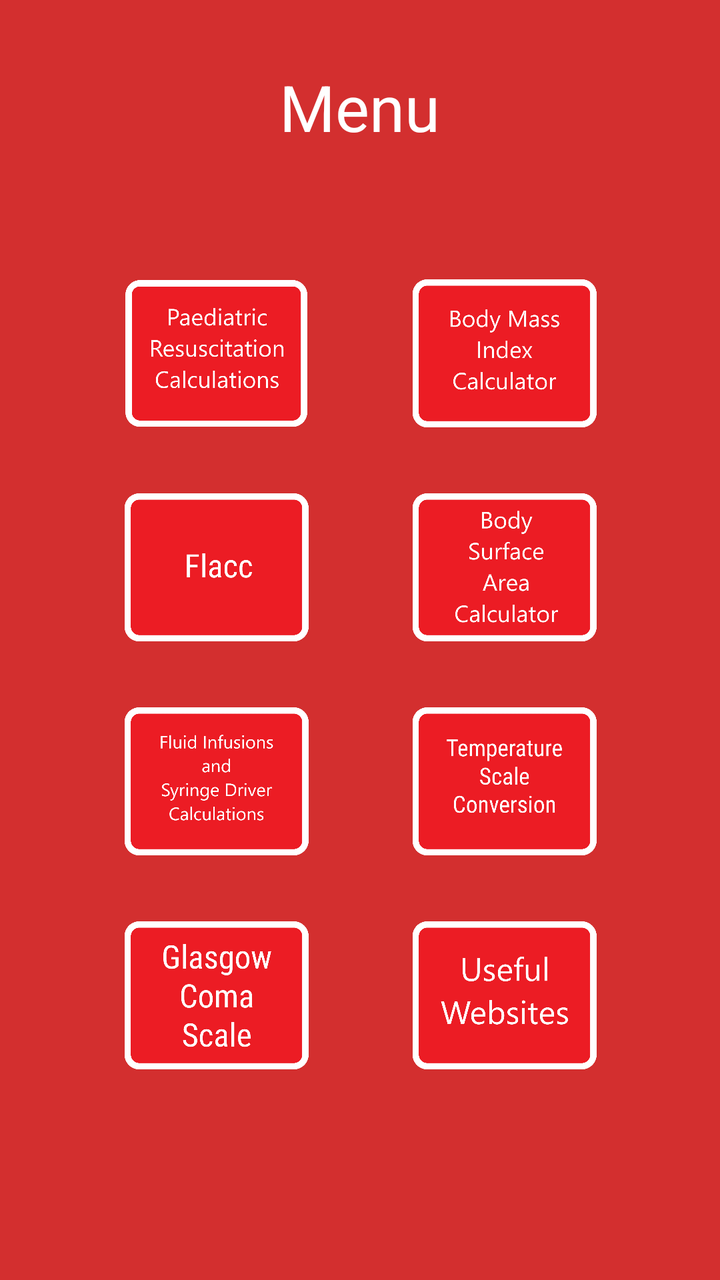
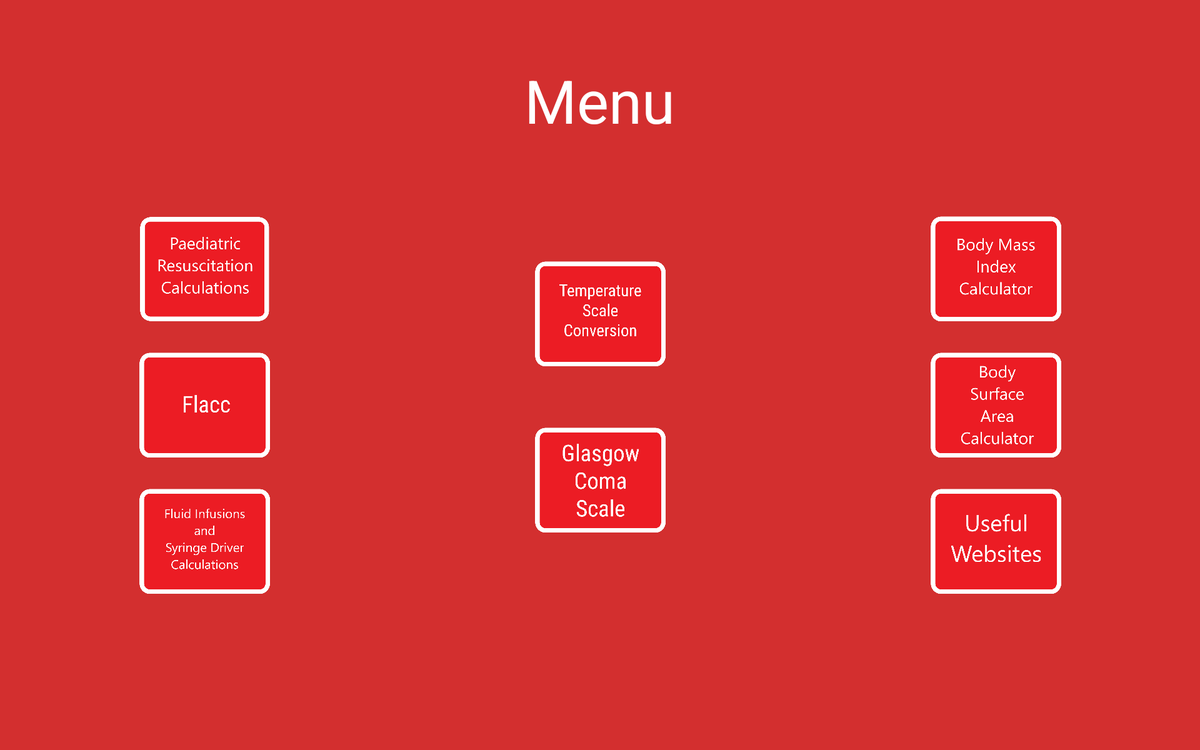

One screen, two layout resources from the same app: the default and the repository's alternative for another configuration. Each is rendered where Android would select it; the XML of both is given below.
<!-- AndroidManifest.xml: application theme AppTheme -->
<!-- res/layout/activity_background.xml -->
<?xml version="1.0" encoding="utf-8"?>
<RelativeLayout xmlns:android="http://schemas.android.com/apk/res/android"
    xmlns:tools="http://schemas.android.com/tools"
    android:orientation="vertical"
    android:layout_width="match_parent"
    android:layout_height="match_parent"
    android:background="@color/colorPrimary">

    <TextView
        android:id="@+id/menu"
        android:layout_width="wrap_content"
        android:layout_height="wrap_content"
        android:text="@string/menu"
        android:layout_centerHorizontal="true"
        android:layout_margin="@dimen/double_default_margin"
        android:textColor="@color/white"
        android:textSize="@dimen/header_text_size"/>


    <ImageView
        android:id= "@+id/calcs_paed"
        android:layout_width="120dp"
        android:layout_height="75dp"
        android:layout_below="@id/menu"
        android:src="@drawable/paed_resus_calcs"
        android:layout_marginTop="@dimen/double_default_margin"
        android:clickable="true"
        android:focusable="true"
        android:layout_marginStart="@dimen/tri_default_margin"
        android:layout_marginLeft="@dimen/tri_default_margin"
        android:contentDescription="@string/paed_calcs_description" />


    <ImageView
        android:id= "@+id/bmi"
        android:layout_width="120dp"
        android:layout_height="75dp"
        android:layout_below="@id/menu"
        android:src="@drawable/bmi_calculator"
        android:layout_marginTop="@dimen/double_default_margin"
        android:clickable="true"
        android:focusable="true"
        android:layout_marginEnd="@dimen/tri_default_margin"
        android:layout_marginRight="@dimen/tri_default_margin"
        android:layout_alignParentEnd="true"
        android:layout_alignParentRight="true"
        android:contentDescription="@string/paed_calcs_description_bmi" />

    <ImageView
        android:id= "@+id/flacc"
        android:layout_width="120dp"
        android:layout_height="75dp"
        android:layout_below="@id/calcs_paed"
        android:src="@drawable/flacc"
        android:layout_marginTop="@dimen/double_default_margin"
        android:clickable="true"
        android:focusable="true"
        android:layout_marginStart="@dimen/tri_default_margin"
        android:layout_marginLeft="@dimen/tri_default_margin"
        android:contentDescription="@string/abg_description" />



    <ImageView
        android:id="@+id/fluids"
        android:layout_width="120dp"
        android:layout_height="75dp"
        android:layout_below="@id/flacc"
        android:layout_marginStart="@dimen/tri_default_margin"
        android:layout_marginLeft="@dimen/tri_default_margin"
        android:layout_marginTop="@dimen/double_default_margin"
        android:contentDescription="@string/fluids_description"
        android:clickable="true"
        android:focusable="true"
        android:src="@drawable/fluids"
        tools:ignore="RedundantDescriptionCheck" />

    <ImageView
        android:id= "@+id/body_surface"
        android:layout_width="120dp"
        android:layout_height="75dp"
        android:layout_below="@id/bmi"
        android:src="@drawable/body_surface_area"
        android:layout_marginTop="@dimen/double_default_margin"
        android:clickable="true"
        android:focusable="true"
        android:layout_marginEnd="@dimen/tri_default_margin"
        android:layout_marginRight="@dimen/tri_default_margin"
        android:layout_alignParentEnd="true"
        android:layout_alignParentRight="true"
        android:contentDescription="@string/paed_calcs_description_bsa" />

    <ImageView
        android:id="@+id/gcs_view"
        android:layout_width="120dp"
        android:layout_height="75dp"
        android:layout_below="@id/fluids"
        android:layout_marginStart="@dimen/tri_default_margin"
        android:layout_marginLeft="@dimen/tri_default_margin"
        android:layout_marginTop="@dimen/double_default_margin"
        android:contentDescription="@string/gcs_text"
        android:clickable="true"
        android:focusable="true"
        android:src="@drawable/gcs" />

    <ImageView
        android:id="@+id/temp_conversion"
        android:layout_width="120dp"
        android:layout_height="75dp"
        android:layout_below="@id/body_surface"
        android:layout_alignParentEnd="true"
        android:layout_alignParentRight="true"
        android:layout_marginTop="@dimen/double_default_margin"
        android:layout_marginEnd="@dimen/tri_default_margin"
        android:layout_marginRight="@dimen/tri_default_margin"
        android:clickable="true"
        android:focusable="true"
        android:src="@drawable/temperature_scale_conversion"
        tools:ignore="SpeakableTextPresentCheck" />

    <ImageView
        android:id="@+id/websites"
        android:layout_width="120dp"
        android:layout_height="75dp"
        android:layout_below="@id/temp_conversion"
        android:layout_alignParentEnd="true"
        android:layout_alignParentRight="true"
        android:layout_marginEnd="@dimen/tri_default_margin"
        android:layout_marginRight="@dimen/tri_default_margin"
        android:layout_marginTop="@dimen/double_default_margin"
        android:contentDescription="@string/websites_description"
        android:clickable="true"
        android:focusable="true"
        android:src="@drawable/websites" />

</RelativeLayout>
<!-- resources referenced by this layout -->
<resources>
  <color name="colorPrimary">#D32F2F</color>
  <color name="white">#ffffff</color>
  <dimen name="double_default_margin">32dp</dimen>
  <dimen name="header_text_size">32sp</dimen>
  <dimen name="tri_default_margin">48dp</dimen>
  <!-- drawable bmi_calculator: png bitmap (drawable, 42238 bytes) -->
  <!-- drawable body_surface_area: png bitmap (drawable, 44919 bytes) -->
  <!-- drawable flacc: png bitmap (drawable, 16703 bytes) -->
  <!-- drawable fluids: png bitmap (drawable, 32786 bytes) -->
  <!-- drawable gcs: png bitmap (drawable, 46709 bytes) -->
  <!-- drawable paed_resus_calcs: png bitmap (drawable, 49445 bytes) -->
  <!-- drawable temperature_scale_conversion: png bitmap (drawable, 41380 bytes) -->
  <!-- drawable websites: png bitmap (drawable, 36591 bytes) -->
  <string name="abg_description">abg</string>
  <string name="fluids_description">fluids</string>
  <string name="gcs_text">Glasgow Coma Scale</string>
  <string name="menu">Menu</string>
  <string name="paed_calcs_description">Paed calcs description</string>
  <string name="paed_calcs_description_bmi">paed calcs description bmi</string>
  <string name="paed_calcs_description_bsa">Paed calcs description bsa</string>
  <string name="websites_description">useful websites</string>
  <style name="AppTheme" parent="Theme.AppCompat.Light.NoActionBar">
          
          <item name="colorPrimary">@color/colorPrimary</item>
          <item name="colorPrimaryDark">@color/colorPrimaryDark</item>
          <item name="colorAccent">@color/colorAccent</item>
      </style>
  <color name="colorPrimaryDark">#B71C1C</color>
  <color name="colorAccent">#F44336</color>
</resources>
<!-- res/layout-xlarge/activity_background.xml (the repository's variant of the layout above) -->
<!-- drawn on a large tablet held sideways -->
<?xml version="1.0" encoding="utf-8"?>
<RelativeLayout xmlns:android="http://schemas.android.com/apk/res/android"
    xmlns:tools="http://schemas.android.com/tools"
    android:orientation="vertical"
    android:layout_width="match_parent"
    android:layout_height="match_parent"
    android:background="@color/colorPrimary">

    <TextView
        android:id="@+id/menu"
        android:layout_width="wrap_content"
        android:layout_height="wrap_content"
        android:layout_centerHorizontal="true"
        android:layout_margin="@dimen/double_default_margin_xlarge"
        android:layout_marginStart="@dimen/double_default_margin_large"
        android:layout_marginLeft="@dimen/double_default_margin_large"
        android:layout_marginTop="@dimen/double_default_margin_large"
        android:layout_marginEnd="@dimen/double_default_margin_large"
        android:layout_marginRight="@dimen/double_default_margin_large"
        android:layout_marginBottom="@dimen/double_default_margin_large"
        android:text="@string/menu"
        android:textColor="@color/white"
        android:textSize="@dimen/header_text_size_xlarge" />


    <ImageView
        android:id= "@+id/calcs_paed"
        android:layout_width="@dimen/link_width_large"
        android:layout_height="@dimen/link_height_large"
        android:layout_below="@id/menu"
        android:src="@drawable/paed_resus_calcs"
        android:layout_marginTop="@dimen/default_margin"
        android:clickable="true"
        android:focusable="true"
        android:layout_marginStart="@dimen/quad_default_margin_xlarge"
        android:layout_marginLeft="@dimen/quad_default_margin_xlarge"
        android:contentDescription="@string/paed_calcs_description" />


    <ImageView
        android:id= "@+id/bmi"
        android:layout_width="@dimen/link_width_large"
        android:layout_height="@dimen/link_height_large"
        android:layout_below="@id/menu"
        android:src="@drawable/bmi_calculator"
        android:layout_marginTop="@dimen/default_margin"
        android:clickable="true"
        android:focusable="true"
        android:layout_marginEnd="@dimen/quad_default_margin_xlarge"
        android:layout_marginRight="@dimen/quad_default_margin_xlarge"
        android:layout_alignParentEnd="true"
        android:layout_alignParentRight="true"
        android:contentDescription="@string/paed_calcs_description_bmi" />

    <ImageView
        android:id= "@+id/flacc"
        android:layout_width="@dimen/link_width_large"
        android:layout_height="@dimen/link_height_large"
        android:layout_below="@id/calcs_paed"
        android:src="@drawable/flacc"
        android:layout_marginTop="@dimen/double_default_margin"
        android:clickable="true"
        android:focusable="true"
        android:layout_marginStart="@dimen/quad_default_margin_xlarge"
        android:layout_marginLeft="@dimen/quad_default_margin_xlarge"
        android:contentDescription="@string/abg_description" />



    <ImageView
        android:id="@+id/fluids"
        android:layout_width="@dimen/link_width_large"
        android:layout_height="@dimen/link_height_large"
        android:layout_below="@id/flacc"
        android:layout_marginStart="@dimen/quad_default_margin_xlarge"
        android:layout_marginLeft="@dimen/quad_default_margin_xlarge"
        android:layout_marginTop="@dimen/double_default_margin"
        android:contentDescription="@string/fluids_description"
        android:clickable="true"
        android:focusable="true"
        android:src="@drawable/fluids"
        tools:ignore="RedundantDescriptionCheck" />

    <ImageView
        android:id= "@+id/body_surface"
        android:layout_width="@dimen/link_width_large"
        android:layout_height="@dimen/link_height_large"
        android:layout_below="@id/bmi"
        android:src="@drawable/body_surface_area"
        android:layout_marginTop="@dimen/double_default_margin"
        android:clickable="true"
        android:focusable="true"
        android:layout_marginEnd="@dimen/quad_default_margin_xlarge"
        android:layout_marginRight="@dimen/quad_default_margin_xlarge"
        android:layout_alignParentEnd="true"
        android:layout_alignParentRight="true"
        android:contentDescription="@string/paed_calcs_description_bsa" />

    <ImageView
        android:id="@+id/gcs_view"
        android:layout_width="@dimen/link_width_large"
        android:layout_height="@dimen/link_height_large"
        android:layout_below="@id/temp_conversion"
        android:layout_centerHorizontal="true"
        android:layout_marginTop="@dimen/double_default_margin_xlarge"
        android:contentDescription="@string/gcs_text"
        android:clickable="true"
        android:focusable="true"
        android:src="@drawable/gcs" />

    <ImageView
        android:id="@+id/temp_conversion"
        android:layout_width="@dimen/link_width_large"
        android:layout_height="@dimen/link_height_large"
        android:layout_below="@id/menu"
        android:layout_centerHorizontal="true"
        android:layout_marginTop="@dimen/double_default_margin_xlarge"
        android:clickable="true"
        android:focusable="true"
        android:src="@drawable/temperature_scale_conversion"
        tools:ignore="SpeakableTextPresentCheck" />

    <ImageView
        android:id="@+id/websites"
        android:layout_width="@dimen/link_width_large"
        android:layout_height="@dimen/link_height_large"
        android:layout_below="@id/body_surface"
        android:layout_alignParentEnd="true"
        android:layout_alignParentRight="true"
        android:layout_marginEnd="@dimen/quad_default_margin_xlarge"
        android:layout_marginRight="@dimen/quad_default_margin_xlarge"
        android:layout_marginTop="@dimen/double_default_margin"
        android:contentDescription="@string/websites_description"
        android:clickable="true"
        android:focusable="true"
        android:src="@drawable/websites" />

</RelativeLayout>
<!-- resources referenced by the variant -->
<!-- as a large tablet held sideways resolves them -->
<resources>
  <color name="colorPrimary">#D32F2F</color>
  <color name="white">#ffffff</color>
  <dimen name="default_margin">16dp</dimen>
  <dimen name="double_default_margin">32dp</dimen>
  <dimen name="double_default_margin_large">48dp</dimen>
  <dimen name="double_default_margin_xlarge">64dp</dimen>
  <dimen name="header_text_size_xlarge">64sp</dimen>
  <dimen name="link_height_large">113dp</dimen>
  <dimen name="link_width_large">180dp</dimen>
  <dimen name="quad_default_margin_xlarge">128dp</dimen>
  <!-- drawable bmi_calculator: png bitmap (drawable, 42238 bytes) -->
  <!-- drawable body_surface_area: png bitmap (drawable, 44919 bytes) -->
  <!-- drawable flacc: png bitmap (drawable, 16703 bytes) -->
  <!-- drawable fluids: png bitmap (drawable, 32786 bytes) -->
  <!-- drawable gcs: png bitmap (drawable, 46709 bytes) -->
  <!-- drawable paed_resus_calcs: png bitmap (drawable, 49445 bytes) -->
  <!-- drawable temperature_scale_conversion: png bitmap (drawable, 41380 bytes) -->
  <!-- drawable websites: png bitmap (drawable, 36591 bytes) -->
  <string name="abg_description">abg</string>
  <string name="fluids_description">fluids</string>
  <string name="gcs_text">Glasgow Coma Scale</string>
  <string name="menu">Menu</string>
  <string name="paed_calcs_description">Paed calcs description</string>
  <string name="paed_calcs_description_bmi">paed calcs description bmi</string>
  <string name="paed_calcs_description_bsa">Paed calcs description bsa</string>
  <string name="websites_description">useful websites</string>
  <style name="AppTheme" parent="Theme.AppCompat.Light.NoActionBar">
          
          <item name="colorPrimary">@color/colorPrimary</item>
          <item name="colorPrimaryDark">@color/colorPrimaryDark</item>
          <item name="colorAccent">@color/colorAccent</item>
      </style>
  <color name="colorPrimaryDark">#B71C1C</color>
  <color name="colorAccent">#F44336</color>
</resources>
